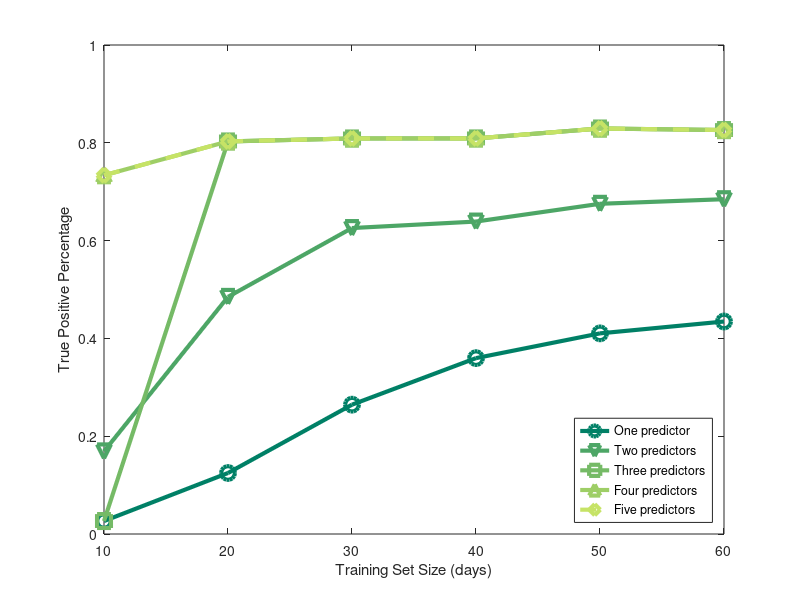

Reproduce this figure in MATLAB.
function percolationDepth()

houseA_10_1_tp = [389.0];
houseA_10_1_fn = [14288.0];
houseA_10_1_tpp = houseA_10_1_tp / (houseA_10_1_tp + houseA_10_1_fn);

houseA_10_2_tp = [2480.0];
houseA_10_2_fn = [12197.0];
houseA_10_2_tpp = houseA_10_2_tp / (houseA_10_2_tp + houseA_10_2_fn);

houseA_10_3_tp = [10615.0];
houseA_10_3_fn = [4062.0];
houseA_10_3_tpp = houseA_10_1_tp / (houseA_10_3_tp + houseA_10_3_fn);

houseA_10_4_tp = [10766.0];
houseA_10_4_fn = [3911.0];
houseA_10_4_tpp = houseA_10_4_tp / (houseA_10_4_tp + houseA_10_4_fn);

houseA_10_5_tp = [10766.0];
houseA_10_5_fn = [3911.0];
houseA_10_5_tpp = houseA_10_5_tp / (houseA_10_5_tp + houseA_10_5_fn);


houseA_20_1_tp = [1831.0];
houseA_20_1_fn = [12846.0];
houseA_20_1_tpp = houseA_20_1_tp / (houseA_20_1_tp + houseA_20_1_fn);

houseA_20_2_tp = [7117.0];
houseA_20_2_fn = [7560.0];
houseA_20_2_tpp = houseA_20_2_tp / (houseA_20_2_tp + houseA_20_2_fn);

houseA_20_3_tp = [11782.0];
houseA_20_3_fn = [2895.0];
houseA_20_3_tpp = houseA_20_3_tp / (houseA_20_3_tp + houseA_20_3_fn);

houseA_20_4_tp = [11784.0];
houseA_20_4_fn = [2893.0];
houseA_20_4_tpp = houseA_20_4_tp / (houseA_20_4_tp + houseA_20_4_fn);

houseA_20_5_tp = [11784.0];
houseA_20_5_fn = [2893.0];
houseA_20_5_tpp = houseA_20_5_tp / (houseA_20_5_tp + houseA_20_5_fn);

houseA_30_1_tp = [3882.0];
houseA_30_1_fn = [10795.0];
houseA_30_1_tpp = houseA_30_1_tp / (houseA_30_1_tp + houseA_30_1_fn);

houseA_30_2_tp = [9183.0];
houseA_30_2_fn = [5494.0];
houseA_30_2_tpp = houseA_30_2_tp / (houseA_30_2_tp + houseA_30_2_fn);

houseA_30_3_tp = [11872.0];
houseA_30_3_fn = [2805.0];
houseA_30_3_tpp = houseA_30_3_tp / (houseA_30_3_tp + houseA_30_3_fn);

houseA_30_4_tp = [11872.0];
houseA_30_4_fn = [2805.0];
houseA_30_4_tpp = houseA_30_4_tp / (houseA_30_4_tp + houseA_30_4_fn);

houseA_30_5_tp = [11872.0];
houseA_30_5_fn = [2805.0];
houseA_30_5_tpp = houseA_30_5_tp / (houseA_30_5_tp + houseA_30_5_fn);

houseA_40_1_tp = [5279.0];
houseA_40_1_fn = [9398.0];
houseA_40_1_tpp = houseA_40_1_tp / (houseA_40_1_tp + houseA_40_1_fn);

houseA_40_2_tp = [9378.0];
houseA_40_2_fn = [5299.0];
houseA_40_2_tpp = houseA_40_2_tp / (houseA_40_2_tp + houseA_40_2_fn);

houseA_40_3_tp = [11873.0];
houseA_40_3_fn = [2804.0];
houseA_40_3_tpp = houseA_40_3_tp / (houseA_40_3_tp + houseA_40_3_fn);

houseA_40_4_tp = [11873.0];
houseA_40_4_fn = [2804.0];
houseA_40_4_tpp = houseA_40_4_tp / (houseA_40_4_tp + houseA_40_4_fn);

houseA_40_5_tp = [11873.0];
houseA_40_5_fn = [2804.0];
houseA_40_5_tpp = houseA_40_5_tp / (houseA_40_5_tp + houseA_40_5_fn);

houseA_50_1_tp = [6022.0];
houseA_50_1_fn = [8655.0];
houseA_50_1_tpp = houseA_50_1_tp / (houseA_50_1_tp + houseA_50_1_fn);

houseA_50_2_tp = [9911.0];
houseA_50_2_fn = [4766.0];
houseA_50_2_tpp = houseA_50_2_tp / (houseA_50_2_tp + houseA_50_2_fn);

houseA_50_3_tp = [12171.0];
houseA_50_3_fn = [2506.0];
houseA_50_3_tpp = houseA_50_3_tp / (houseA_50_3_tp + houseA_50_3_fn);

houseA_50_4_tp = [12171.0];
houseA_50_4_fn = [2506.0];
houseA_50_4_tpp = houseA_50_4_tp / (houseA_50_4_tp + houseA_50_4_fn);

houseA_50_5_tp = [12171.0];
houseA_50_5_fn = [2506.0];
houseA_50_5_tpp = houseA_50_5_tp / (houseA_50_5_tp + houseA_50_5_fn);

houseA_60_1_tp = [6378.0];
houseA_60_1_fn = [8299.0];
houseA_60_1_tpp = houseA_60_1_tp / (houseA_60_1_tp + houseA_60_1_fn);

houseA_60_2_tp = [10049.0];
houseA_60_2_fn = [4628.0];
houseA_60_2_tpp = houseA_60_2_tp / (houseA_60_2_tp + houseA_60_2_fn);

houseA_60_3_tp = [12124.0];
houseA_60_3_fn = [2553.0];
houseA_60_3_tpp = houseA_60_3_tp / (houseA_60_3_tp + houseA_60_3_fn);

houseA_60_4_tp = [12124.0];
houseA_60_4_fn = [2553.0];
houseA_60_4_tpp = houseA_60_4_tp / (houseA_60_4_tp + houseA_60_4_fn);

houseA_60_5_tp = [12124.0];
houseA_60_5_fn = [2553.0];
houseA_60_5_tpp = houseA_60_5_tp / (houseA_60_5_tp + houseA_60_5_fn);

houseA_1_tpp = [houseA_10_1_tpp houseA_20_1_tpp houseA_30_1_tpp houseA_40_1_tpp houseA_50_1_tpp houseA_60_1_tpp];
houseA_2_tpp = [houseA_10_2_tpp houseA_20_2_tpp houseA_30_2_tpp houseA_40_2_tpp houseA_50_2_tpp houseA_60_2_tpp];
houseA_3_tpp = [houseA_10_3_tpp houseA_20_3_tpp houseA_30_3_tpp houseA_40_3_tpp houseA_50_3_tpp houseA_60_3_tpp];
houseA_4_tpp = [houseA_10_4_tpp houseA_20_4_tpp houseA_30_4_tpp houseA_40_4_tpp houseA_50_4_tpp houseA_60_4_tpp];
houseA_5_tpp = [houseA_10_5_tpp houseA_20_5_tpp houseA_30_5_tpp houseA_40_5_tpp houseA_50_5_tpp houseA_60_5_tpp];

colors = colormap('summer');

trainingSetSize = [10 20 30 40 50 60];

plot(trainingSetSize, houseA_1_tpp, '-o', 'Color', colors(1, :), 'LineWidth', 3, 'MarkerSize', 10);
hold on
plot(trainingSetSize, houseA_2_tpp, '-v', 'Color', colors(20, :), 'LineWidth', 3, 'MarkerSize', 10);
plot(trainingSetSize, houseA_3_tpp, '-s', 'Color', colors(30, :), 'LineWidth', 3, 'MarkerSize', 10);
plot(trainingSetSize, houseA_4_tpp, '-^', 'Color', colors(40, :), 'LineWidth', 3, 'MarkerSize', 10);
plot(trainingSetSize, houseA_5_tpp, '--d', 'Color', colors(50, :), 'LineWidth', 3, 'MarkerSize', 10);

legend({'One predictor', 'Two predictors', 'Three predictors', 'Four predictors', 'Five predictors'}, 'Location', 'SouthEast')
xlabel('Training Set Size (days)')
ylabel('True Positive Percentage')
